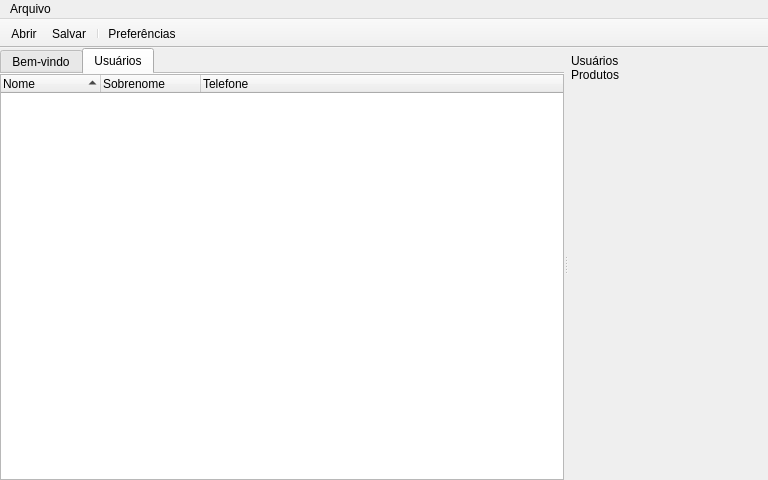
<?xml version="1.0" encoding="UTF-8"?>
<ui version="4.0">
 <class>MainWindow</class>
 <widget class="QMainWindow" name="MainWindow">
  <property name="geometry">
   <rect>
    <x>0</x>
    <y>0</y>
    <width>768</width>
    <height>480</height>
   </rect>
  </property>
  <property name="windowTitle">
   <string>Restaurante</string>
  </property>
  <property name="windowIcon">
   <iconset resource="../resources/icons.qrc">
    <normaloff>:/icons/Store_Blue_32.png</normaloff>:/icons/Store_Blue_32.png</iconset>
  </property>
  <property name="unifiedTitleAndToolBarOnMac">
   <bool>true</bool>
  </property>
  <widget class="QWidget" name="centralwidget">
   <property name="acceptDrops">
    <bool>false</bool>
   </property>
   <layout class="QVBoxLayout" name="verticalLayout_4">
    <property name="margin">
     <number>0</number>
    </property>
    <item>
     <widget class="QSplitter" name="splitter">
      <property name="sizePolicy">
       <sizepolicy hsizetype="Preferred" vsizetype="Preferred">
        <horstretch>0</horstretch>
        <verstretch>0</verstretch>
       </sizepolicy>
      </property>
      <property name="frameShape">
       <enum>QFrame::NoFrame</enum>
      </property>
      <property name="lineWidth">
       <number>0</number>
      </property>
      <property name="midLineWidth">
       <number>1</number>
      </property>
      <property name="orientation">
       <enum>Qt::Horizontal</enum>
      </property>
      <widget class="QTabWidget" name="tabWidget">
       <property name="sizePolicy">
        <sizepolicy hsizetype="Expanding" vsizetype="Fixed">
         <horstretch>0</horstretch>
         <verstretch>0</verstretch>
        </sizepolicy>
       </property>
       <property name="currentIndex">
        <number>1</number>
       </property>
       <property name="elideMode">
        <enum>Qt::ElideMiddle</enum>
       </property>
       <property name="documentMode">
        <bool>true</bool>
       </property>
       <widget class="QWidget" name="tab_1">
        <property name="enabled">
         <bool>true</bool>
        </property>
        <attribute name="title">
         <string>Bem-vindo</string>
        </attribute>
        <layout class="QVBoxLayout" name="verticalLayout_2">
         <property name="margin">
          <number>0</number>
         </property>
         <item>
          <layout class="QVBoxLayout" name="verticalLayout">
           <item>
            <widget class="QPushButton" name="pushButton">
             <property name="text">
              <string>PushButton</string>
             </property>
            </widget>
           </item>
          </layout>
         </item>
        </layout>
       </widget>
       <widget class="QWidget" name="userListTab">
        <attribute name="title">
         <string>Usuários</string>
        </attribute>
        <layout class="QVBoxLayout" name="verticalLayout_5">
         <property name="margin">
          <number>0</number>
         </property>
         <item>
          <layout class="QVBoxLayout" name="verticalLayout_3">
           <item>
            <widget class="QTreeWidget" name="userList">
             <property name="sortingEnabled">
              <bool>true</bool>
             </property>
             <column>
              <property name="text">
               <string>Nome</string>
              </property>
             </column>
             <column>
              <property name="text">
               <string>Sobrenome</string>
              </property>
             </column>
             <column>
              <property name="text">
               <string>Telefone</string>
              </property>
             </column>
            </widget>
           </item>
          </layout>
         </item>
        </layout>
       </widget>
      </widget>
      <widget class="QFrame" name="frame">
       <property name="minimumSize">
        <size>
         <width>150</width>
         <height>0</height>
        </size>
       </property>
       <property name="maximumSize">
        <size>
         <width>200</width>
         <height>16777215</height>
        </size>
       </property>
       <layout class="QVBoxLayout" name="verticalLayout_6">
        <property name="leftMargin">
         <number>0</number>
        </property>
        <property name="topMargin">
         <number>6</number>
        </property>
        <property name="rightMargin">
         <number>6</number>
        </property>
        <property name="bottomMargin">
         <number>0</number>
        </property>
        <item>
         <widget class="QListWidget" name="sideBar">
          <property name="focusPolicy">
           <enum>Qt::NoFocus</enum>
          </property>
          <property name="styleSheet">
           <string notr="true">#sideBar{
background:transparent;
border:none;
}</string>
          </property>
          <property name="iconSize">
           <size>
            <width>32</width>
            <height>32</height>
           </size>
          </property>
          <property name="uniformItemSizes">
           <bool>true</bool>
          </property>
          <item>
           <property name="text">
            <string>Usuários</string>
           </property>
           <property name="icon">
            <iconset resource="../resources/icons.qrc">
             <normaloff>:/icons/User_32.png</normaloff>:/icons/User_32.png</iconset>
           </property>
          </item>
          <item>
           <property name="text">
            <string>Produtos</string>
           </property>
           <property name="icon">
            <iconset resource="../resources/icons.qrc">
             <normaloff>:/icons/Shopping_Basket_Full_32.png</normaloff>:/icons/Shopping_Basket_Full_32.png</iconset>
           </property>
          </item>
         </widget>
        </item>
       </layout>
      </widget>
     </widget>
    </item>
   </layout>
  </widget>
  <widget class="QMenuBar" name="menubar">
   <property name="geometry">
    <rect>
     <x>0</x>
     <y>0</y>
     <width>768</width>
     <height>22</height>
    </rect>
   </property>
   <widget class="QMenu" name="menuArquivo">
    <property name="title">
     <string>Arquivo</string>
    </property>
    <addaction name="actionOpenFile"/>
    <addaction name="actionSaveFile"/>
   </widget>
   <addaction name="menuArquivo"/>
  </widget>
  <widget class="QToolBar" name="toolBar">
   <property name="windowTitle">
    <string>toolBar</string>
   </property>
   <property name="toolTip">
    <string/>
   </property>
   <property name="movable">
    <bool>false</bool>
   </property>
   <property name="toolButtonStyle">
    <enum>Qt::ToolButtonTextUnderIcon</enum>
   </property>
   <attribute name="toolBarArea">
    <enum>TopToolBarArea</enum>
   </attribute>
   <attribute name="toolBarBreak">
    <bool>false</bool>
   </attribute>
   <addaction name="actionOpenFile"/>
   <addaction name="actionSaveFile"/>
   <addaction name="separator"/>
   <addaction name="actionPreferences"/>
  </widget>
  <action name="actionSaveFile">
   <property name="icon">
    <iconset resource="../resources/icons.qrc">
     <normaloff>:/icons/Page_Down_32.png</normaloff>:/icons/Page_Down_32.png</iconset>
   </property>
   <property name="text">
    <string>Salvar</string>
   </property>
  </action>
  <action name="actionOpenFile">
   <property name="icon">
    <iconset resource="../resources/icons.qrc">
     <normaloff>:/icons/Folder_Blue_32.png</normaloff>:/icons/Folder_Blue_32.png</iconset>
   </property>
   <property name="text">
    <string>Abrir...</string>
   </property>
   <property name="shortcut">
    <string>Ctrl+O</string>
   </property>
  </action>
  <action name="actionPreferences">
   <property name="icon">
    <iconset resource="../resources/icons.qrc">
     <normaloff>:/icons/Settings.png</normaloff>:/icons/Settings.png</iconset>
   </property>
   <property name="text">
    <string>Preferências</string>
   </property>
   <property name="toolTip">
    <string>Preferências</string>
   </property>
  </action>
 </widget>
 <resources>
  <include location="../resources/icons.qrc"/>
 </resources>
 <connections/>
</ui>
